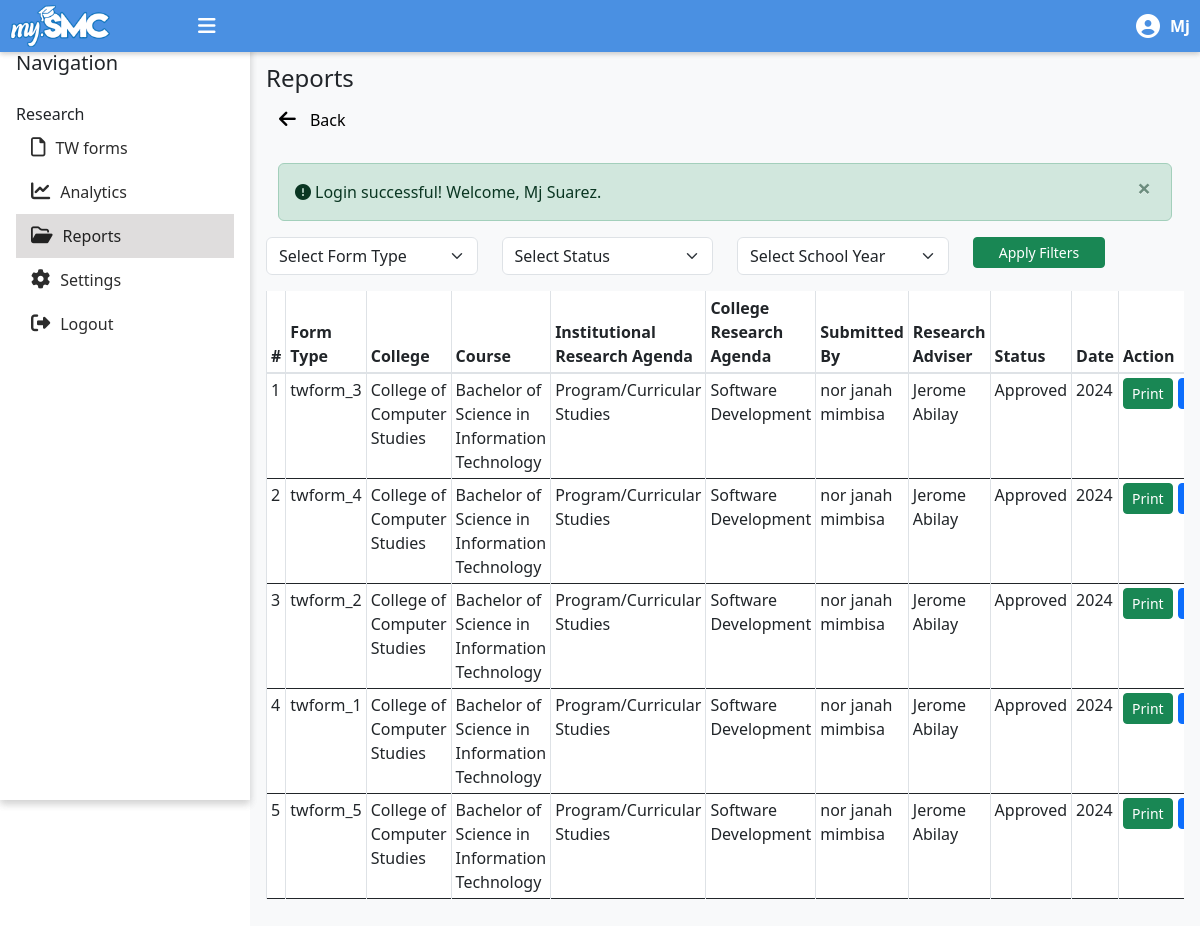
The page /dean/reports.php (signed in) on the database as committed earlier.
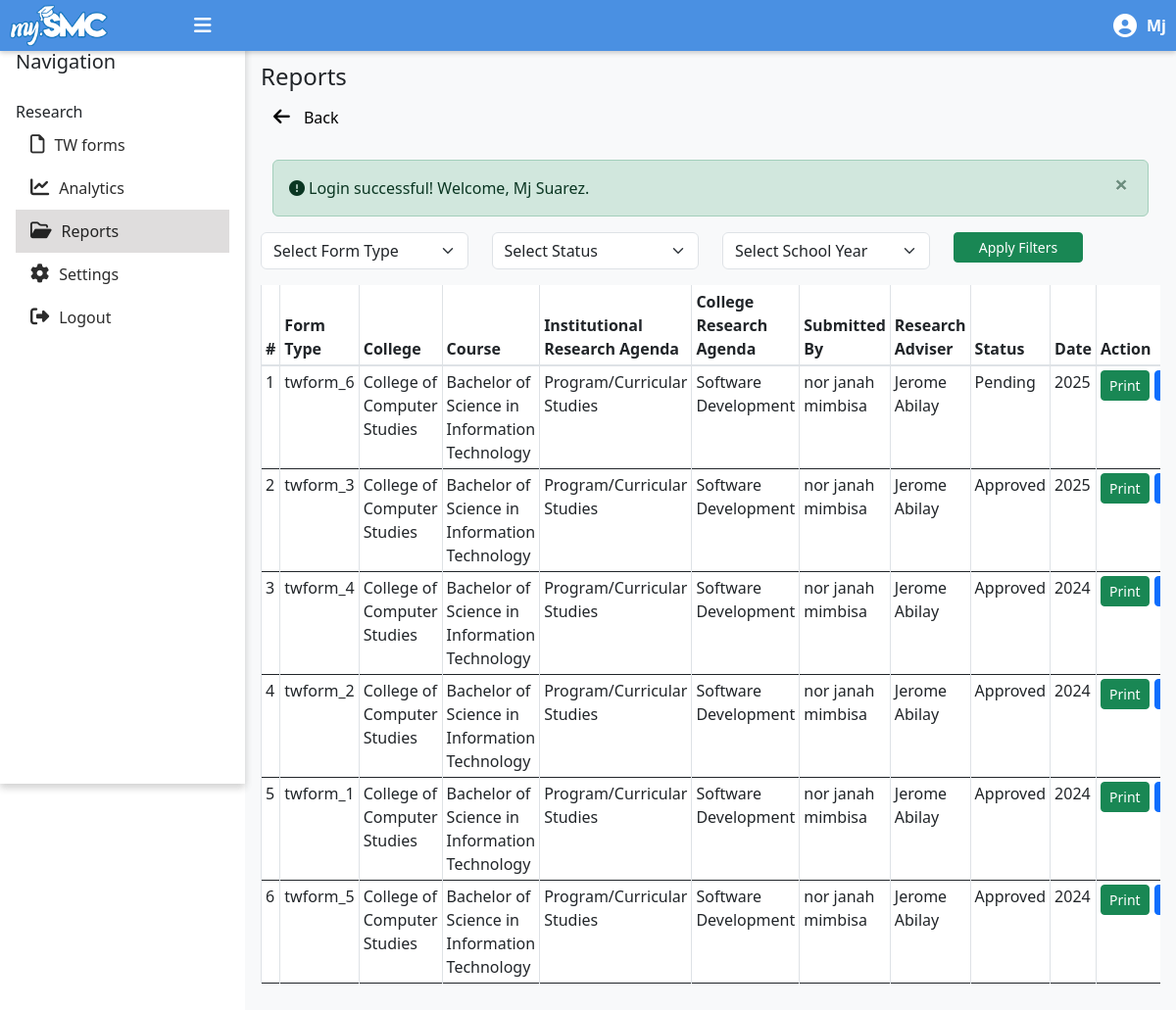
The same page on the database as committed later.
### tables this page shows
CREATE TABLE `tw_forms` (
  `tw_form_id` int(11) NOT NULL,
  `form_type` enum('twform_1','twform_2','twform_3','twform_4','twform_5','twform_6') NOT NULL,
  `ir_agenda_id` int(11) NOT NULL,
  `col_agenda_id` int(11) NOT NULL,
  `department_id` int(11) NOT NULL,
  `course_id` int(11) NOT NULL,
  `user_id` int(11) NOT NULL,
  `research_adviser_id` int(11) NOT NULL,
  `overall_status` enum('pending','approved','rejected','') NOT NULL,
  `comments` text DEFAULT NULL,
  `submission_date` date DEFAULT NULL,
  `last_updated` timestamp NOT NULL DEFAULT current_timestamp()
);

CREATE TABLE `departments` (
  `department_id` int(11) NOT NULL,
  `department_name` varchar(255) NOT NULL
);

CREATE TABLE `courses` (
  `course_id` int(11) NOT NULL,
  `course_name` varchar(255) NOT NULL,
  `department_id` int(11) DEFAULT NULL
);

CREATE TABLE `institutional_research_agenda` (
  `ir_agenda_id` int(11) NOT NULL,
  `ir_agenda_name` varchar(255) NOT NULL,
  `sub_areas` text DEFAULT NULL
);

CREATE TABLE `college_research_agenda` (
  `agenda_id` int(11) NOT NULL,
  `agenda_name` varchar(255) NOT NULL,
  `department_id` int(11) DEFAULT NULL,
  `description` text DEFAULT NULL
);

CREATE TABLE `accounts` (
  `user_id` int(255) NOT NULL,
  `username` varchar(50) NOT NULL,
  `password` varchar(255) NOT NULL,
  `firstname` varchar(50) NOT NULL,
  `lastname` varchar(50) NOT NULL,
  `contact` varchar(13) NOT NULL,
  `department_id` int(11) NOT NULL,
  `smc_email` varchar(255) NOT NULL,
  `user_type` enum('student','dean','panelist','rmo_staff','subject_advisor') NOT NULL,
  `date_created` datetime NOT NULL DEFAULT current_timestamp()
);

### messages.php (called while the page is built, shortened)
<?php
$messages = isset($_SESSION['messages']) ? $_SESSION['messages'] : [];
?>

### dean/reports.php (the view, shortened to what the changed rows need)
<?php
    include('dean-master.php');
    require '../config/connect.php';
    include '../messages.php';
    $user_id = $_SESSION['user_id'];
$query = "SELECT department_id FROM ACCOUNTS WHERE user_id = ?";
$stmt = mysqli_prepare($conn, $query);
mysqli_stmt_bind_param($stmt, "i", $user_id);
mysqli_stmt_execute($stmt);
$result = mysqli_stmt_get_result($stmt);
$dean_data = mysqli_fetch_assoc($result);
$dean_department_id = $dean_data['department_id'];
function getTWForms($dean_department_id, $twform_type = null, $overall_status = null,  $school_year = null) {
    global $conn;
    $query = "
        SELECT
            tw.tw_form_id,
            tw.form_type,
            tw.user_id,
            ira.ir_agenda_name AS ir_agenda,
            col_agenda.agenda_name AS col_agenda,
            tw.department_id AS department,
            tw.course_id AS course,
            tw.research_adviser_id AS adviser,
            tw.comments,
            tw.overall_status,
            tw.submission_date,
            tw.last_updated,
            YEAR(tw.last_updated) AS last_updated_year,
            u.firstname AS student_firstname,
            u.lastname AS student_lastname,
            dep.department_name AS department_name,
            cou.course_name AS course_name,
            advisor.firstname AS adviser_firstname,
            advisor.lastname AS adviser_lastname
        FROM TW_FORMS tw
        LEFT JOIN ACCOUNTS u ON tw.user_id = u.user_id
        LEFT JOIN DEPARTMENTS dep ON tw.department_id = dep.department_id
        LEFT JOIN COURSES cou ON tw.course_id = cou.course_id
        LEFT JOIN institutional_research_agenda ira ON tw.ir_agenda_id = ira.ir_agenda_id
        LEFT JOIN college_research_agenda col_agenda ON tw.col_agenda_id = col_agenda.agenda_id
        LEFT JOIN ACCOUNTS advisor ON tw.research_adviser_id = advisor.user_id AND advisor.user_type = 'panelist'
        WHERE tw.department_id = ? ";
    $query .= " ORDER BY tw.last_updated DESC";
    $stmt = mysqli_prepare($conn, $query);
    $params = [$dean_department_id];
    mysqli_stmt_bind_param($stmt, str_repeat('s', count($params)), ...$params);
    mysqli_stmt_execute($stmt);
    $result = mysqli_stmt_get_result($stmt);
    $twform_details = [];
    while ($row = mysqli_fetch_assoc($result)) {
        $twform_details[] = $row;
    }
    return $twform_details;
}
$twform_type = $_GET['twform_type'] ?? null;
$overall_status = $_GET['overall_status'] ?? null;
$twform_details = getTWForms($dean_department_id, $twform_type, $overall_status);
?>
<section id="tw-forms" class="pt-4">
    <?php if (!empty($messages)): ?>
        <div class="container mt-3">
            <?php foreach ($messages as $message): ?>
                <div class="alert alert-<?= htmlspecialchars($message['tags']) ?> alert-dismissible fade show" role="alert">
                <i class="fa-solid fa-circle-exclamation mr-1"></i><?= htmlspecialchars($message['content']) ?>
                    <button type="button" class="close" data-bs-dismiss="alert" aria-label="Close">
                        <span aria-hidden="true">&times;</span>
                    </button>
                </div>
            <?php endforeach; ?>
        </div>
    <?php endif; ?>
    <div class="table-responsive">
        <table id="items-table" class="table table-bordered table-sm display">
            <thead class="thead-background">
                <tr>
                    <th>#</th>
                    <th>Form Type</th>
                    <th>College</th>
                    <th>Course</th>
                    <th>Institutional Research Agenda</th>
                    <th>College Research Agenda</th>
                    <th>Submitted By</th>
                    <th>Research Adviser</th>
                    <th>Status</th>
                    <th>Date</th>
                    <th>Action</th>
                </tr>
            </thead>
            <tbody>
                <?php $i = 1; foreach ($twform_details as $form): ?>
                    <tr>
                        <td><?= $i++; ?></td>
                        <td><?= $form['form_type'] ?></td>
                        <td><?= $form['department_name'] ?></td>
                        <td><?= $form['course_name'] ?></td>
                        <td><?= $form['ir_agenda'] ?></td>
                        <td><?= $form['col_agenda'] ?></td>
                        <td><?= $form['student_firstname'] . ' ' . $form['student_lastname'] ?></td>
                        <td><?= $form['adviser_firstname'] . ' ' . $form['adviser_lastname'] ?></td>
                        <td><?= ucfirst($form['overall_status']) ?></td>
                        <td><?= $form['last_updated_year'] ?></td>
                        <td>
                            <?php
                                switch ($form['form_type']) {
                                    case 'twform_1':
                                        $pdfPage = 'generate_twform1_pdf.php';
                                        break;
                                    case 'twform_2':
                                        $pdfPage = 'generate_twform2_pdf.php';
                                        break;
                                    case 'twform_3':
                                        $pdfPage = 'generate_twform3_pdf.php';
                                        break;
                                    case 'twform_4':
                                        $pdfPage = 'generate_twform4_pdf.php';
                                        break;
                                    case 'twform_5':
                                        $pdfPage = 'generate_twform5_pdf.php';
                                        break;
                                    case 'twform_6':
                                        $pdfPage = 'generate_twform6_pdf.php';
                                        break;
                                }
                            ?>
                            <div class="d-flex justify-content-between align-items-center mb-1" style="gap: 5px">
                                <?php if ($pdfPage): ?>
                                    <a href="../<?= $pdfPage ?>?tw_form_id=<?= $form['tw_form_id'] ?>&action=I" class="btn btn-success btn-sm" target="_blank">Print</a>
                                    <a href="../<?= $pdfPage ?>?tw_form_id=<?= $form['tw_form_id'] ?>&action=D" class="btn btn-primary btn-sm" target="_blank">Download</a>
                                <?php else: ?>
                                    <span class="text-muted">PDF generation not available for this form type.</span>
                                <?php endif; ?>
                            </div>
                        </td>
                    </tr>
                <?php endforeach; ?>
            </tbody>
        </table>
    </div>
</section>
<?php
include('dean-master.php');
?>

Rows that differ between the two databases and show on the page:
added tw_forms: form_type "twform_6", department.department_name "College of Computer Studies", course.course_name "Bachelor of Science in Information Technology", ir_agenda.ir_agenda_name "Program/Curricular Studies", col_agenda.agenda_name "Software Development", user.firstname "nor janah", user.lastname "mimbisa", accounts.firstname "Jerome", accounts.lastname "Abilay", overall_status "Pending", last_updated_year "2025"
changed tw_forms "twform_3": last_updated_year "2024" → "2025"
